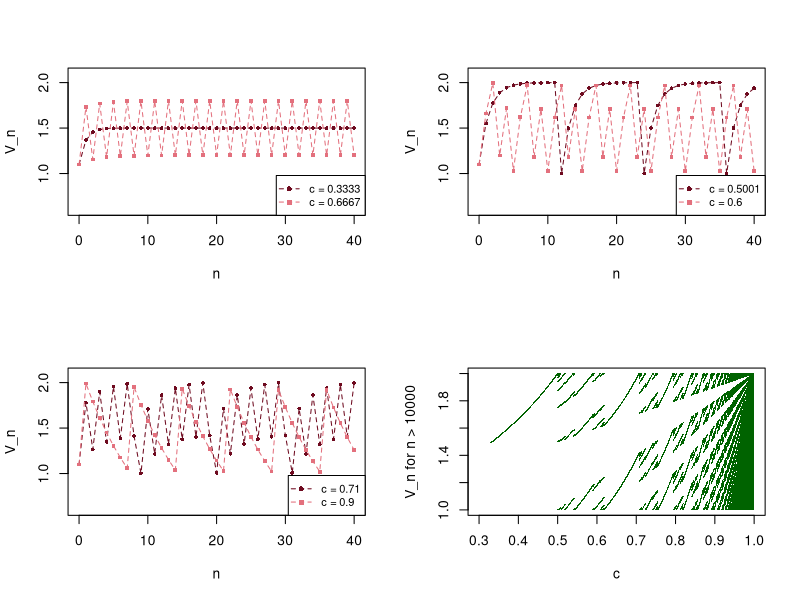

Write the R code that produced this figure.
# Fig. 1.37: Parameter study and bifurcation diagram of the AV node model (book, Section 1.6, Eq. 1.47)
# V_{n+1} = f(V_n) with V_0 = 1.1, u = 1, V_g = 1, and different values of c
# (c) 2026 Philipp Kügler · Program for the book "Dynamical Systems in the Life Sciences" · MIT License (see LICENSE)
Vg <- 1; u <- 1; V0 <- 1.1; N <- 40
f <- function(V, c) c * V + u * (c * V <= Vg)   # c V, plus u if c V <= V_g
n <- 0:N
farben <- c(rgb(0.43, 0.04, 0.12), rgb(0.89, 0.44, 0.49)); zeichen <- c(16, 15)
paare <- rbind(c(1/3, 2/3), c(0.5001, 0.6), c(0.71, 0.9))
par(mfrow = c(2, 2))
for (p in 1:3) {
  plot(NULL, xlim = c(0, N), ylim = c(0.6, 2.1), xlab = "n", ylab = "V_n")
  for (i in 1:2) {
    c <- paare[p, i]
    V <- numeric(N + 1); V[1] <- V0
    for (k in 1:N) V[k + 1] <- f(V[k], c)
    lines(n, V, type = "o", lty = 2, pch = zeichen[i], cex = 0.6, col = farben[i])
    cat(sprintf("c = %.4g:  V_35 ... V_40 =", c), sprintf("%.3f", V[36:41]), "\n")
  }
  legend("bottomright", legend = sprintf("c = %.4g", paare[p, ]), col = farben, pch = zeichen, lty = 2, cex = 0.8)
}

c <- seq(0.33, 0.999, length.out = 3000)   # bifurcation diagram
V <- rep(V0, length(c))
for (k in 1:10000) V <- f(V, c)
C <- c(); W <- c()
for (k in 1:150) { V <- f(V, c); C <- c(C, c); W <- c(W, V) }
plot(C, W, pch = ".", col = rgb(0, 0.39, 0), xlim = c(0.3, 1), xlab = "c", ylab = "V_n for n > 10000")
